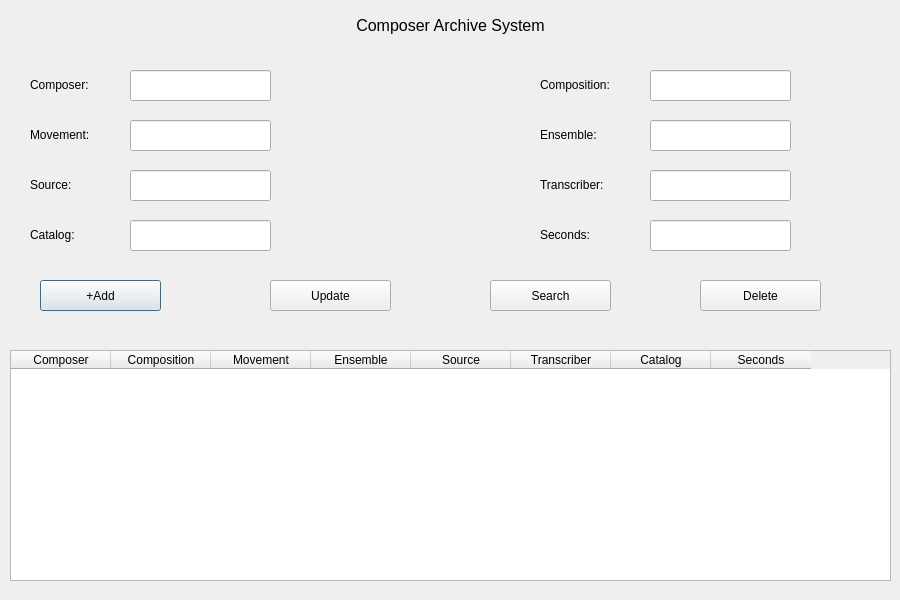
<?xml version="1.0" encoding="UTF-8"?>
<ui version="4.0">
 <class>Dialog</class>
 <widget class="QDialog" name="Dialog">
  <property name="geometry">
   <rect>
    <x>0</x>
    <y>0</y>
    <width>900</width>
    <height>600</height>
   </rect>
  </property>
  <property name="windowTitle">
   <string>Dialog</string>
  </property>
  <property name="styleSheet">
   <string notr="true">QDialog {
    background-image: url(&quot;C:/Users/anama/Desktop/k.jpg&quot;);
    background-repeat: no-repeat;
    background-position: center;
   background-size: 100% 100%
}</string>
  </property>
  <widget class="QLineEdit" name="lineComposer">
   <property name="geometry">
    <rect>
     <x>130</x>
     <y>70</y>
     <width>141</width>
     <height>31</height>
    </rect>
   </property>
  </widget>
  <widget class="QLabel" name="label">
   <property name="geometry">
    <rect>
     <x>0</x>
     <y>0</y>
     <width>901</width>
     <height>51</height>
    </rect>
   </property>
   <property name="text">
    <string>&lt;html&gt;&lt;head/&gt;&lt;body&gt;&lt;p align=&quot;center&quot;&gt;&lt;span style=&quot; font-size:12pt;&quot;&gt;Composer Archive System&lt;/span&gt;&lt;/p&gt;&lt;/body&gt;&lt;/html&gt;</string>
   </property>
  </widget>
  <widget class="QLineEdit" name="lineComposition">
   <property name="geometry">
    <rect>
     <x>650</x>
     <y>70</y>
     <width>141</width>
     <height>31</height>
    </rect>
   </property>
  </widget>
  <widget class="QLineEdit" name="lineMovement">
   <property name="geometry">
    <rect>
     <x>130</x>
     <y>120</y>
     <width>141</width>
     <height>31</height>
    </rect>
   </property>
  </widget>
  <widget class="QLineEdit" name="lineSource">
   <property name="geometry">
    <rect>
     <x>130</x>
     <y>170</y>
     <width>141</width>
     <height>31</height>
    </rect>
   </property>
  </widget>
  <widget class="QLineEdit" name="lineTranscriber">
   <property name="geometry">
    <rect>
     <x>650</x>
     <y>170</y>
     <width>141</width>
     <height>31</height>
    </rect>
   </property>
  </widget>
  <widget class="QLineEdit" name="lineCatalog">
   <property name="geometry">
    <rect>
     <x>130</x>
     <y>220</y>
     <width>141</width>
     <height>31</height>
    </rect>
   </property>
  </widget>
  <widget class="QLineEdit" name="lineSeconds">
   <property name="geometry">
    <rect>
     <x>650</x>
     <y>220</y>
     <width>141</width>
     <height>31</height>
    </rect>
   </property>
  </widget>
  <widget class="QPushButton" name="btnAdd">
   <property name="geometry">
    <rect>
     <x>40</x>
     <y>280</y>
     <width>121</width>
     <height>31</height>
    </rect>
   </property>
   <property name="text">
    <string>+Add</string>
   </property>
  </widget>
  <widget class="QPushButton" name="btnUpdate">
   <property name="geometry">
    <rect>
     <x>270</x>
     <y>280</y>
     <width>121</width>
     <height>31</height>
    </rect>
   </property>
   <property name="text">
    <string>Update</string>
   </property>
  </widget>
  <widget class="QPushButton" name="btnDelete">
   <property name="geometry">
    <rect>
     <x>700</x>
     <y>280</y>
     <width>121</width>
     <height>31</height>
    </rect>
   </property>
   <property name="text">
    <string>Delete</string>
   </property>
  </widget>
  <widget class="QTableWidget" name="tableMusic">
   <property name="geometry">
    <rect>
     <x>10</x>
     <y>350</y>
     <width>881</width>
     <height>231</height>
    </rect>
   </property>
   <property name="styleSheet">
    <string notr="true">QDialog {
    background-image: url(&quot;C:/Users/anama/Desktop/a.jpg&quot;);
    background-repeat: no-repeat;
    background-position: center;
    background-origin: content;
    background-size: cover;
}
</string>
   </property>
   <column>
    <property name="text">
     <string>Composer</string>
    </property>
   </column>
   <column>
    <property name="text">
     <string>Composition</string>
    </property>
   </column>
   <column>
    <property name="text">
     <string>Movement</string>
    </property>
   </column>
   <column>
    <property name="text">
     <string>Ensemble</string>
    </property>
   </column>
   <column>
    <property name="text">
     <string>Source</string>
    </property>
   </column>
   <column>
    <property name="text">
     <string>Transcriber</string>
    </property>
   </column>
   <column>
    <property name="text">
     <string>Catalog</string>
    </property>
   </column>
   <column>
    <property name="text">
     <string>Seconds</string>
    </property>
   </column>
  </widget>
  <widget class="QLabel" name="label_2">
   <property name="geometry">
    <rect>
     <x>30</x>
     <y>70</y>
     <width>91</width>
     <height>31</height>
    </rect>
   </property>
   <property name="text">
    <string>&lt;html&gt;&lt;head/&gt;&lt;body&gt;&lt;p&gt;&lt;span style=&quot; font-size:9pt;&quot;&gt;Composer:&lt;/span&gt;&lt;/p&gt;&lt;/body&gt;&lt;/html&gt;</string>
   </property>
  </widget>
  <widget class="QLabel" name="label_3">
   <property name="geometry">
    <rect>
     <x>30</x>
     <y>120</y>
     <width>91</width>
     <height>31</height>
    </rect>
   </property>
   <property name="text">
    <string>&lt;html&gt;&lt;head/&gt;&lt;body&gt;&lt;p&gt;&lt;span style=&quot; font-size:9pt;&quot;&gt;Movement:&lt;/span&gt;&lt;/p&gt;&lt;/body&gt;&lt;/html&gt;</string>
   </property>
  </widget>
  <widget class="QLabel" name="label_4">
   <property name="geometry">
    <rect>
     <x>30</x>
     <y>170</y>
     <width>91</width>
     <height>31</height>
    </rect>
   </property>
   <property name="text">
    <string>&lt;html&gt;&lt;head/&gt;&lt;body&gt;&lt;p&gt;&lt;span style=&quot; font-size:9pt;&quot;&gt;Source:&lt;/span&gt;&lt;/p&gt;&lt;/body&gt;&lt;/html&gt;</string>
   </property>
  </widget>
  <widget class="QLabel" name="label_5">
   <property name="geometry">
    <rect>
     <x>30</x>
     <y>220</y>
     <width>71</width>
     <height>31</height>
    </rect>
   </property>
   <property name="text">
    <string>&lt;html&gt;&lt;head/&gt;&lt;body&gt;&lt;p&gt;&lt;span style=&quot; font-size:9pt;&quot;&gt;Catalog:&lt;/span&gt;&lt;/p&gt;&lt;/body&gt;&lt;/html&gt;</string>
   </property>
  </widget>
  <widget class="QLabel" name="label_6">
   <property name="geometry">
    <rect>
     <x>540</x>
     <y>70</y>
     <width>91</width>
     <height>31</height>
    </rect>
   </property>
   <property name="text">
    <string>&lt;html&gt;&lt;head/&gt;&lt;body&gt;&lt;p&gt;&lt;span style=&quot; font-size:9pt;&quot;&gt;Composition:&lt;/span&gt;&lt;/p&gt;&lt;/body&gt;&lt;/html&gt;</string>
   </property>
  </widget>
  <widget class="QLabel" name="label_7">
   <property name="geometry">
    <rect>
     <x>540</x>
     <y>120</y>
     <width>91</width>
     <height>31</height>
    </rect>
   </property>
   <property name="text">
    <string>&lt;html&gt;&lt;head/&gt;&lt;body&gt;&lt;p&gt;&lt;span style=&quot; font-size:9pt;&quot;&gt;Ensemble:&lt;/span&gt;&lt;/p&gt;&lt;/body&gt;&lt;/html&gt;</string>
   </property>
  </widget>
  <widget class="QLabel" name="label_8">
   <property name="geometry">
    <rect>
     <x>540</x>
     <y>170</y>
     <width>101</width>
     <height>31</height>
    </rect>
   </property>
   <property name="text">
    <string>&lt;html&gt;&lt;head/&gt;&lt;body&gt;&lt;p&gt;&lt;span style=&quot; font-size:9pt;&quot;&gt;Transcriber:&lt;/span&gt;&lt;/p&gt;&lt;/body&gt;&lt;/html&gt;</string>
   </property>
  </widget>
  <widget class="QLabel" name="label_9">
   <property name="geometry">
    <rect>
     <x>540</x>
     <y>220</y>
     <width>91</width>
     <height>31</height>
    </rect>
   </property>
   <property name="text">
    <string>&lt;html&gt;&lt;head/&gt;&lt;body&gt;&lt;p&gt;&lt;span style=&quot; font-size:9pt;&quot;&gt;Seconds:&lt;/span&gt;&lt;/p&gt;&lt;/body&gt;&lt;/html&gt;</string>
   </property>
  </widget>
  <widget class="QLineEdit" name="lineEnsemble">
   <property name="geometry">
    <rect>
     <x>650</x>
     <y>120</y>
     <width>141</width>
     <height>31</height>
    </rect>
   </property>
   <property name="text">
    <string/>
   </property>
  </widget>
  <widget class="QPushButton" name="btnSearch">
   <property name="geometry">
    <rect>
     <x>490</x>
     <y>280</y>
     <width>121</width>
     <height>31</height>
    </rect>
   </property>
   <property name="text">
    <string>Search</string>
   </property>
  </widget>
 </widget>
 <resources/>
 <connections/>
</ui>
